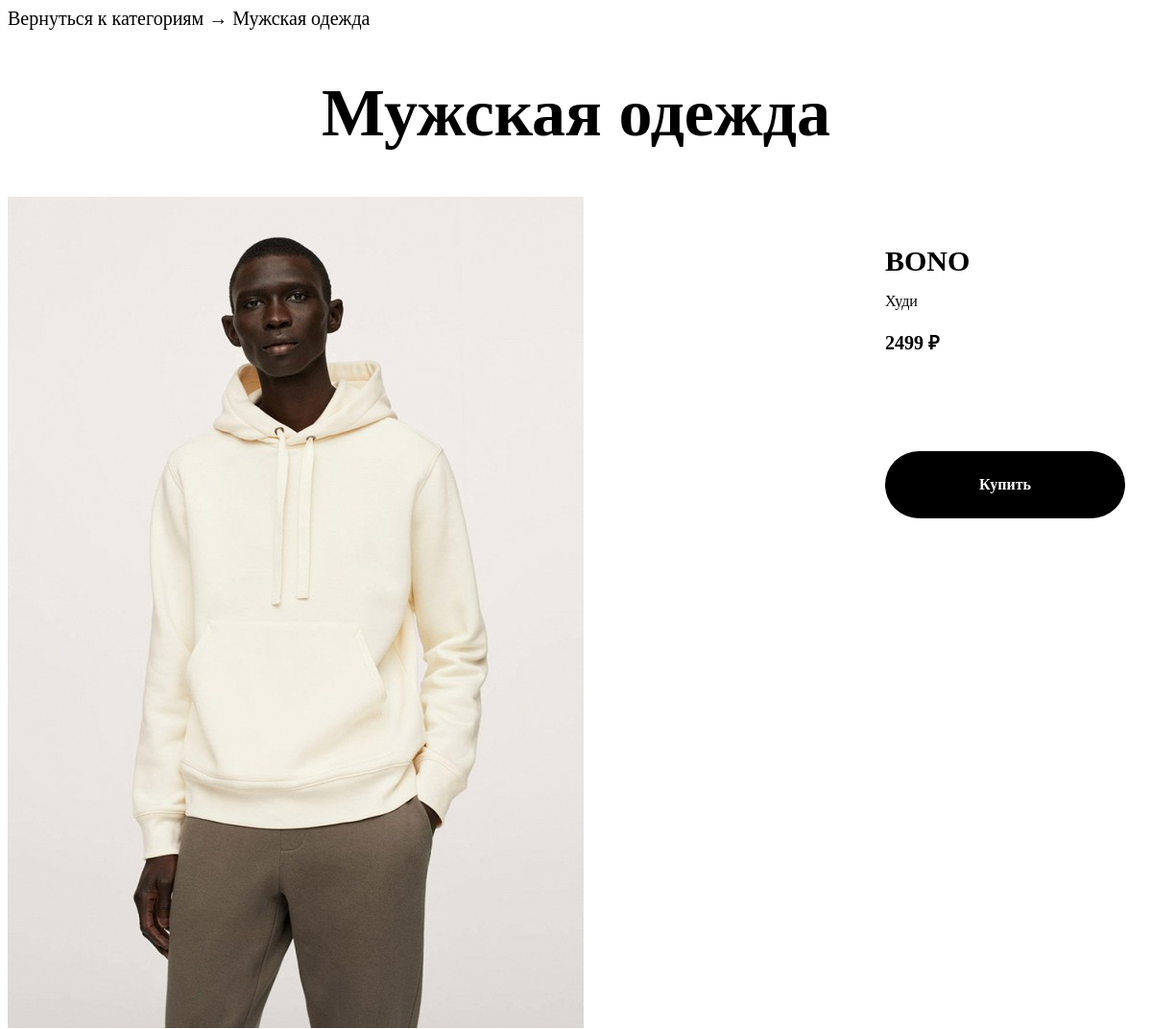
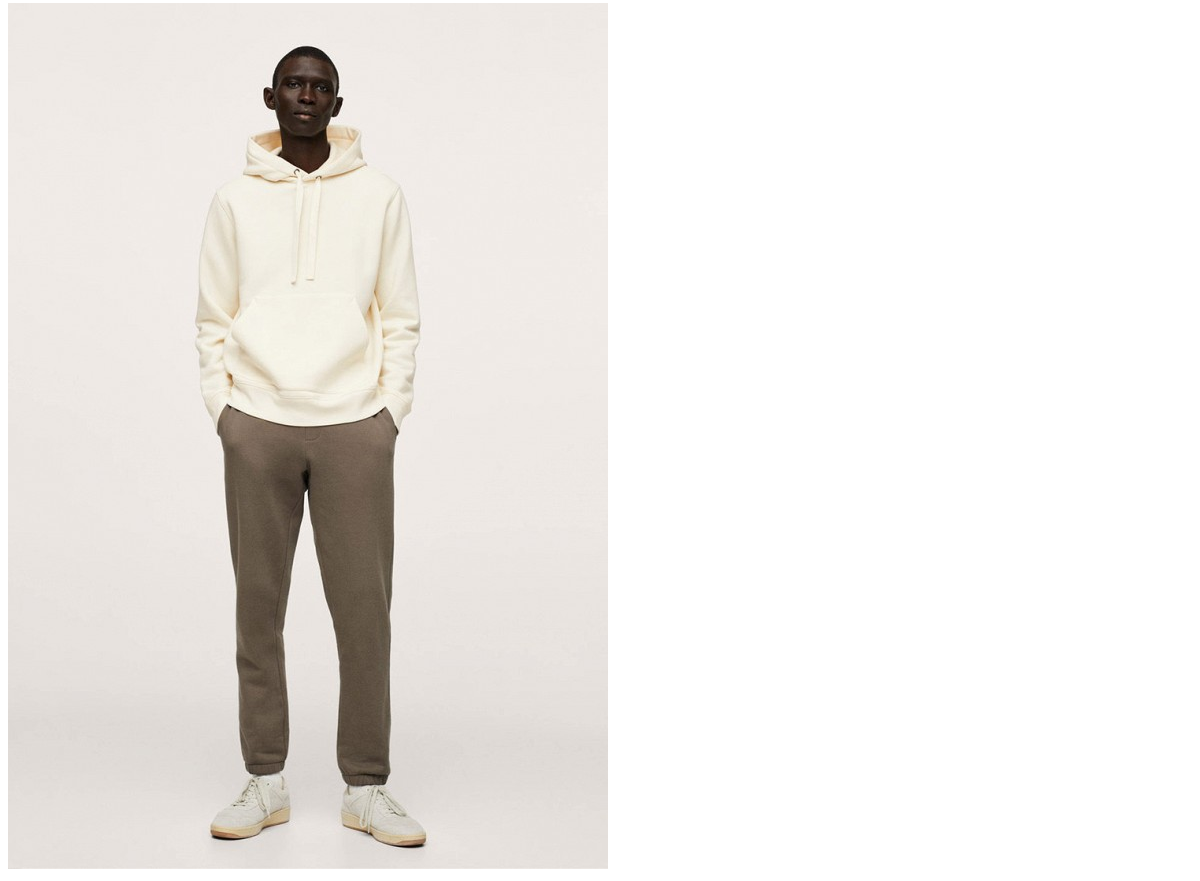
Page /product/1 on the committed database (2 pictures, top to bottom).
### Shop/models.py (models this page shows, shortened)
class Product(models.Model):
    name = models.CharField('Название', max_length=50)
    price = models.IntegerField('Цена')
    description = models.CharField('Описание', max_length=1000)
    imgs = models.ManyToManyField('Image')
    category_name = models.ForeignKey(Category, on_delete=models.CASCADE, default='CAT')
    def __str__(self):
        return self.name

class Category(models.Model):
    name = models.CharField('Название', max_length=50)
    def __str__(self):
        return self.name

class Image(models.Model):
    name = models.CharField('Название', max_length=50)
    src = models.ImageField('Путь', upload_to='images/')

### Shop/views.py (the view)
# urls.py: path('product/<int:id>', views.page_product, name='page_product'),
def page_product(request, id):
    product = Product.objects.get(id=id)
    imgs_src = product.imgs
    context = {'product': product, 'imgs': imgs_src}
    return render(request, 'Shop/Product.html', context)

### templates/Shop/Product.html
{% extends "Shop/base.html" %}
{% block content %}
    <div class="menu-history">
        <a href={% url 'page_categories' %}>Вернуться к категориям → </a>
        <a href={% url 'index' product.category_name.id %}> {{ product.category_name }} </a>
    </div>
    <h1 class="category-title">{{ product.category_name }}</h1>
    <div class="product-page">
        <div class="product-gallery">
            {% for img in imgs.all %}
                <img src={{ img.src.url }}>
            {% endfor %}
        </div>
        <div class="product-description">
            <p class="description-title">{{ product }}</p>
            <p class="description-descr">{{ product.description }}</p>
            <p class="description-price">{{ product.price }} ₽</p>
            <div class="btn-wrap">
                <a class="btn" href="#">Купить</a>
            </div>
        </div>
    </div>
{% endblock %}

### Shop/static/style.css (style rules this page uses)
a { text-decoration: none; }
h1 { font-size: 70px; text-align: center; font-family: fantasy; }
.product-page { display: flex; flex-direction: row; }
.product-description { padding:20px; }
.description-title { font-size:30px; font-weight: bold; margin-bottom:5px; }
.description-price { font-size:20px; font-weight: bold; margin-bottom:100px; }
.btn-wrap { width: 250px; height: 70px; border-radius: 50px; background-color: black; font-weight: bold; text-align: center; display: flex; flex-direction: column; justify-content: center; }
.btn-wrap a { color:white; }
.menu-history a { color:black; font-size:20px; }

### rows in the picture
Product: category_name "Мужская одежда", name "BONO", description "Худи", price "2499"
Image: src (picture)
Image: src (picture)
